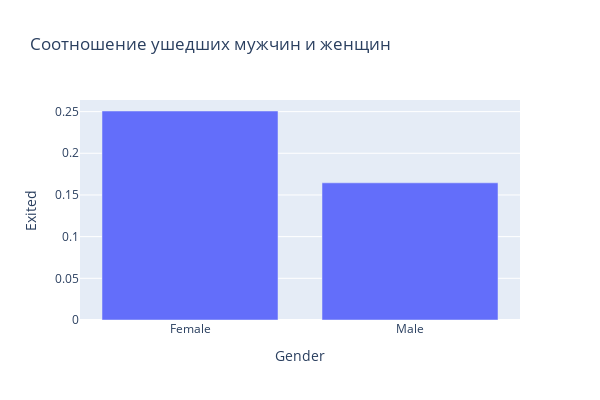

Write notebook code for a chart like this one.
### Markdown cell above
9.6. Кто чаще уходит, мужчины или женщины? Постройте график, который иллюстрирует это.
______________________________________________________________________________________________________________________________________________________________________________________________

### Code cell
gender = churn_df.groupby(['Gender'], as_index=False).mean()
px.bar(
    data_frame=gender,
    x='Gender',
    height=400,
    y='Exited',
    width=600,
    title='Соотношение ушедших мужчин и женщин'
)

### Figure 1 — Plotly figure (JSON) as saved in the notebook; plotly's stock layout.template omitted (floating-point values rounded to 4 significant figures)
{"data": [{"alignmentgroup": "True", "hovertemplate": "Gender=%{x}<br>Exited=%{y}<extra></extra>", "legendgroup": "", "marker": {"color": "#636efa", "pattern": {"shape": ""}}, "name": "", "offsetgroup": "", "orientation": "v", "showlegend": false, "textposition": "auto", "type": "bar", "x": ["Female", "Male"], "xaxis": "x", "y": [0.2507, 0.1646], "yaxis": "y"}], "layout": {"barmode": "relative", "height": 400, "legend": {"tracegroupgap": 0}, "title": {"text": "Соотношение ушедших мужчин и женщин"}, "width": 600, "xaxis": {"anchor": "y", "domain": [0, 1], "title": {"text": "Gender"}}, "yaxis": {"anchor": "x", "domain": [0, 1], "title": {"text": "Exited"}}}}
